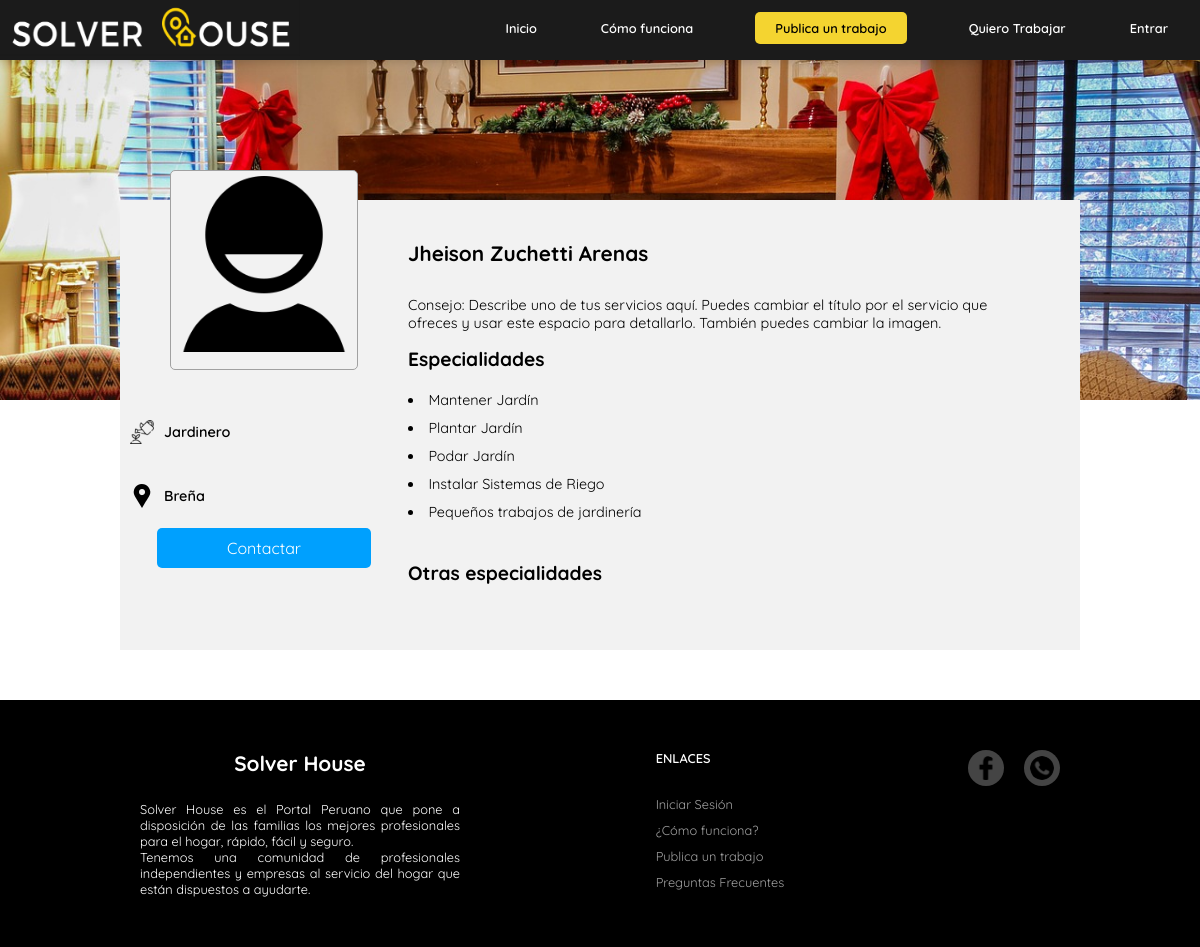
The page /perfil.php?filtro=12 on the database its author committed.
### tables this page shows
CREATE TABLE `trabajador` (
  `id_trabajador` int(11) NOT NULL,
  `Nombre` varchar(50) NOT NULL,
  `Apellido` varchar(80) NOT NULL,
  `Descripcion` text,
  `Correo` varchar(100) NOT NULL,
  `Celular` int(11) NOT NULL,
  `Distrito` varchar(50) NOT NULL,
  `Direcciòn` varchar(1000) NOT NULL,
  `Perfil` varchar(500) NOT NULL DEFAULT 'user.png',
  `Contraseña` varchar(100) NOT NULL,
  `Tipo` varchar(20) NOT NULL DEFAULT 'Trabajador',
  `Estado` varchar(10) NOT NULL DEFAULT 'off'
);

CREATE TABLE `profesion` (
  `id_profesion` int(11) NOT NULL,
  `Profesion` varchar(100) NOT NULL,
  `Foto` varchar(1000) NOT NULL
);

CREATE TABLE `categoria` (
  `id_categoria` int(11) NOT NULL,
  `id_profesion` int(11) NOT NULL,
  `Categoria` varchar(500) NOT NULL
);

### perfil.php (called while the page is built, shortened)
<?php
   require 'menu/menu_user.php';
   require 'conexion.php';
$filtro = isset($_GET['filtro']) ? (String)$_GET['filtro'] : false;
  $consultatr=$conexion->query("SELECT Nombre , Apellido , Descripcion, Distrito, Perfil, profesion.Profesion as profe , Foto FROM trabajador inner join profesion_trabajador on trabajador.id_trabajador=profesion_trabajador.id_trabajador INNER JOIN profesion ON profesion.id_profesion = profesion_trabajador.Profesion WHERE trabajador.id_trabajador='$filtro' ");
 while($rowtr=$consultatr->fetch(PDO::FETCH_ASSOC)){
       $nombre=$rowtr['Nombre'];
       $apellido=$rowtr['Apellido'];
       $descripcion=$rowtr['Descripcion'];
       $distrito=$rowtr['Distrito'];
       $perfil=$rowtr['Perfil'];
       $profe=$rowtr['profe'];
       $foto=$rowtr['Foto'];
 }
  $conscate=$conexion->query("SELECT categoria.Categoria as categoria FROM categoria_trabajador INNER JOIN categoria ON categoria_trabajador.Categoria = categoria.id_categoria where id_trabajador = '$filtro' ");
  $rowct=$conscate->fetchAll(PDO::FETCH_ASSOC);
   require 'trabajador/perfil.v.php';
   require 'menu/footer.php';
 ?>

### trabajador/perfil.v.php (the view, shortened to what this page needs)
<!DOCTYPE html>
<html>
<head>
	<link rel="stylesheet" type="text/css" href="css/lightbox.css">
	<link rel="stylesheet" type="text/css" href="css/admin.css">
</head>
<body>
  <section class="port-p">
  </section>
  <div class="perfil-t">
  	  <div class="t-foto">
  	  	  <div class="img-fot" >
  	  	  	<img src="trabajador/Perfil/<?php echo $perfil; ?>">
  	  	  </div>
  	  	  <div class="info-p">
  	  	  	<div>
  	  	  	 	<img src="img/<?php echo $foto; ?>">
  	  	  	 	<p><?php echo $profe; ?></p>
  	  	  	 </div>
             <div>
             </div>
  	  	  	 <div>
  	  	  	 	<img src="img/location.png">
  	  	  	 	<p><?php echo $distrito ?></p>
  	  	  	 </div>
  	  	  </div>
          <div>
                 <a target="_blanck" href="http://m.me/solverhouse">Contactar</a>
             </div>
  	  </div>
  	  <div class="t-des">
  	  	  <h1><?php echo $nombre." ". $apellido; ?></h1>
  	  	  <p><?php echo $descripcion; ?></p>
  	  	  <h2>Especialidades</h2>
  	  	  <?php foreach ($rowct as $datoct ): ?>
            <li><?php echo $datoct['categoria']; ?></li>
          <?php endforeach ?>
          <br>
          <h2>Otras especialidades</h2>
  	  </div>
  </div>
</body>
</html>

### menu/css/menu.css (style rules this page uses)
* { margin: 0; box-sizing: border-box; }

### css/admin.css (style rules this page uses)
* { margin: 0; font-family: 'Quicksand', sans-serif; box-sizing: border-box; }
.port-p { width: 100%; height: 400px; overflow: hidden; }
.perfil-t { width: 80%; margin: auto; padding-bottom: 50px; background:#f2f2f2; margin-top: -200px; position: relative; z-index: 5; display: flex; margin-bottom: 50px; }
.t-foto { width: 30%; padding: 10px ; }
.img-fot { width: 70%; max-width: 100%; height: auto; height: 200px; margin: auto; border: 1px solid #a1a1a1; padding: 5px; margin-top: -40px; background: #f2f2f2; border-radius: 5px; }
.info-p { margin-top: 40px; }
.info-p > div { display: flex; padding: 10px 0; }
.info-p > div img { width: 24px; height: 24px; }
.info-p > div p { margin: auto 0; font-size: .9rem; font-weight: 600; margin-left: 10px; }
.t-foto a { width: 80%; padding: 10px 20px; background:#00A0FE; text-align: center; border-radius: 5px; color: white; text-decoration: none; margin: auto; display: block; margin-top: 10px; }
.img-fot img { max-width: 100%; max-height: 100%; width: auto; height: auto; display: block; margin: auto; }
.t-des { width: 70%; padding-top: 30px; }
.t-des h1 { padding: 10px 0; font-size: 1.3rem; }
.t-des p { width: 90%; margin-top: 20px; font-size: .9rem; }
.t-des h2 { font-size: 1.2rem; padding: 15px 0; }
.t-des li { padding: 5px 0; font-size: .9rem; }

### rows shown on the page
trabajador: Perfil (placeholder picture), profesion.Foto (picture), profesion.Profesion "Jardinero", Distrito "Breña", Nombre "Jheison", Apellido "Zuchetti Arenas", Descripcion "Consejo: Describe uno de tus servicios aquí. Puedes cambiar el título por el servicio que ofreces y usar este espacio para detallarlo. También puedes cambiar la imagen."
categoria: Categoria "Mantener Jardín"
categoria: Categoria "Plantar Jardín"
categoria: Categoria "Podar Jardín"
categoria: Categoria "Instalar Sistemas de Riego"
categoria: Categoria "Pequeños trabajos de jardinería"
